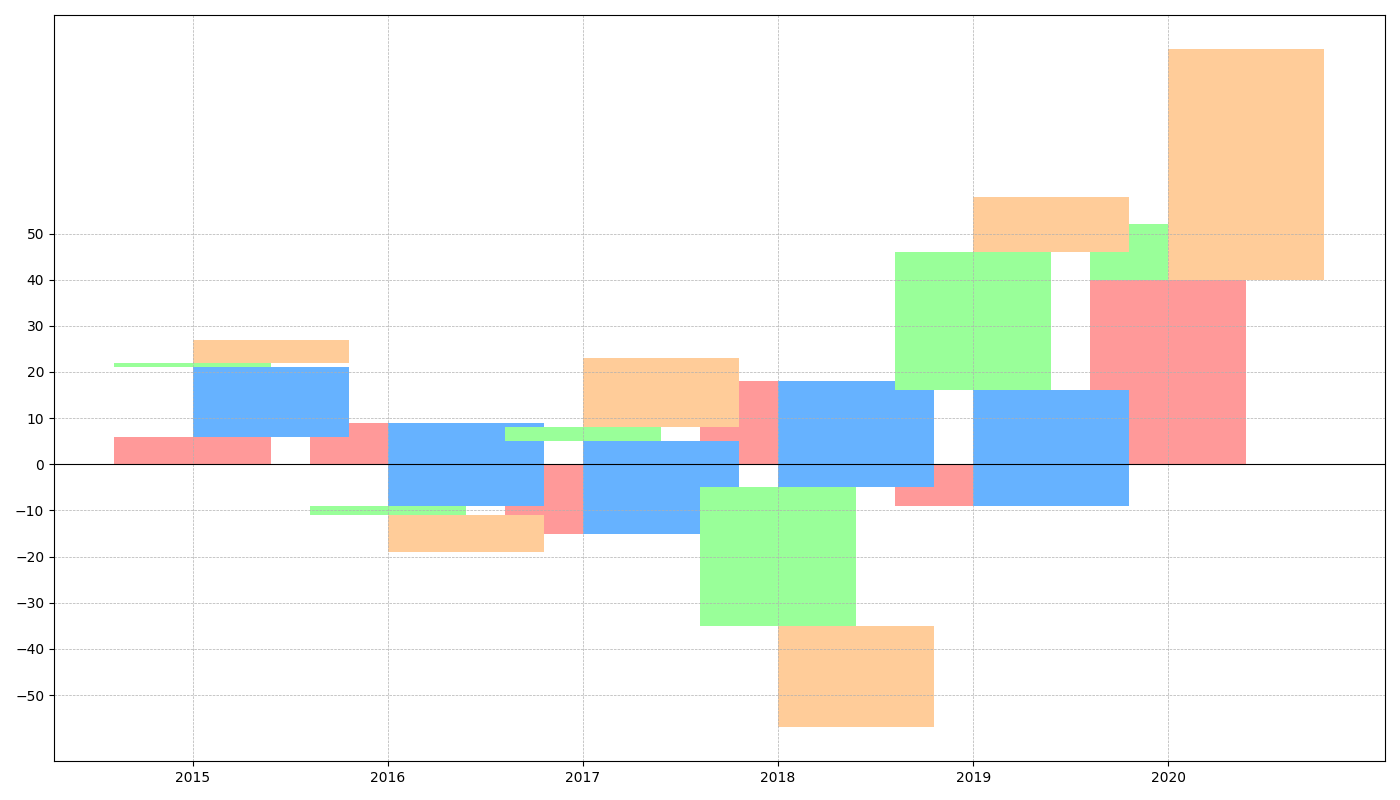

Reproduce this figure in Python.
import matplotlib.pyplot as plt
import numpy as np

years = np.arange(2015, 2021)

ai_revenue = [6, 9, -15, 18, -9, 40]
cybersecurity_revenue = [15, -18, 20, -23, 25, 12]
blockchain_revenue = [1, -2, 3, -30, 30, -12]
cloud_revenue = [5, -8, 15, -22, 12, 50]

fig, ax = plt.subplots(figsize=(14, 8))

ax.bar(years, ai_revenue, color='#FF9999', align='center', linestyle='--')
ax.bar(years, cybersecurity_revenue, bottom=ai_revenue, color='#66B2FF', align='edge', linestyle='-')
new_bars = np.add(ai_revenue, cybersecurity_revenue).tolist()
ax.bar(years, blockchain_revenue, bottom=new_bars, color='#99FF99', align='center', linestyle='-.')
new_bars = np.add(new_bars, blockchain_revenue).tolist()
ax.bar(years, cloud_revenue, bottom=new_bars, color='#FFCC99', align='edge', linestyle=':')

ax.set_xticks(years)
ax.set_yticks(np.arange(-50, 51, 10))
ax.grid(True, linestyle='--', linewidth=0.5)
ax.axhline(0, color='black', linewidth=0.8)

plt.tight_layout()

plt.show()
